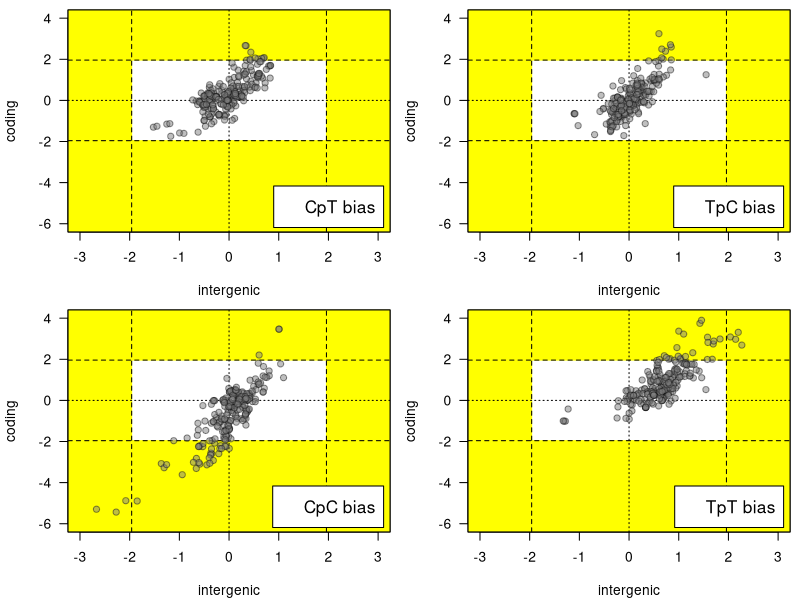

Generate this figure with R:
library(seqinr)


### Name: dinucl
### Title: Mean zscore on 242 complete bacterial chromosomes
### Aliases: dinucl
### Keywords: datasets

### ** Examples

data(dinucl)
par(mfrow = c(2, 2), mar = c(4,4,0.5,0.5)+0.1)
myplot <- function(x){
  plot(dinucl$intergenic[, x], dinucl$coding[, x],
  xlab = "intergenic", ylab = "coding", 
  las = 1, ylim = c(-6, 4), 
  xlim = c(-3, 3), cex = 0)
  rect(-10,-10,-1.96,10,col="yellow", border = "yellow")
  rect(1.96,-10,10,10,col="yellow", border = "yellow")
  rect(-10,-10,10,-1.96,col="yellow", border = "yellow")
  rect(-10,1.96,10,10,col="yellow", border = "yellow")
  abline(v=0,lty=3)
  abline(h=0,lty=3)
  abline(h=-1.96,lty=2)
  abline(h=+1.96,lty=2)
  abline(v=-1.96,lty=2)
  abline(v=+1.96,lty=2)
  points(dinucl$intergenic[, x], dinucl$coding[, x], pch = 21,
  col = rgb(.1,.1,.1,.5), bg = rgb(.5,.5,.5,.5))
  legend("bottomright", inset = 0.02,
   legend = paste(substr(x,1,1), "p",
    substr(x,2,2), " bias", sep = ""), cex = 1.25, bg = "white")
  box()
}
myplot("CT")
myplot("TC")
myplot("CC")
myplot("TT")
